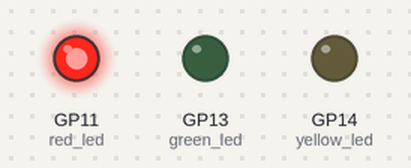
A program run on a simulated Raspberry Pi Pico running CircuitPython. Shown: output pins drawn as LEDs (lit = HIGH).

Above: at 2.5 s.
At 6.0 s:
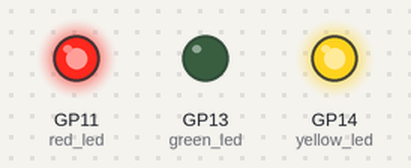
At 9.5 s:
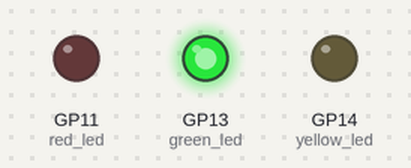
At 13.5 s:
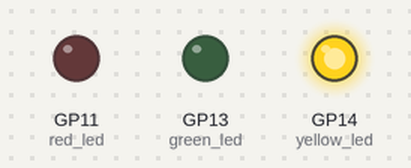
Timing chart, 0 to 19.5 s (numbered marks = the images above):
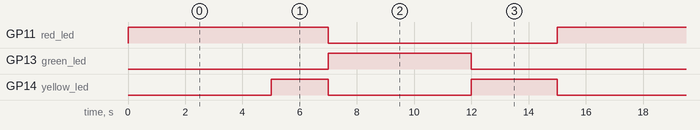

Measured:
- by itself, GP11 (red_led): alternates HIGH for 7.0 s and LOW for 8.0 s
- by itself, GP13 (green_led): alternates HIGH for 5.0 s and LOW for 10.0 s
- by itself, GP14 (yellow_led): repeats every 15.0 s: LOW 5.0 s, HIGH 3.0 s, LOW 5.0 s, HIGH 2.0 s

The program:

Ejercicio_8.py
```python
# Ejercicio #8.
# Componentes utilizados: Led RGB y Resistor.
# Alumno: Jesus Pablo Ramirez Villa.
# Materia: Sistemas Programables.
# Docente: Rene Solis Reyes.
import time
import board
import digitalio

red_led = digitalio.DigitalInOut(board.GP11)
red_led.direction = digitalio.Direction.OUTPUT
yellow_led = digitalio.DigitalInOut(board.GP14)
yellow_led.direction = digitalio.Direction.OUTPUT
green_led = digitalio.DigitalInOut(board.GP13)
green_led.direction = digitalio.Direction.OUTPUT

while True:
    red_led.value = True
    time.sleep(5)
    yellow_led.value = True
    time.sleep(2)
    red_led.value = False
    yellow_led.value = False
    green_led.value = True
    time.sleep(5)
    green_led.value = False
    yellow_led.value = True
    time.sleep(3)
    yellow_led.value = False
```
